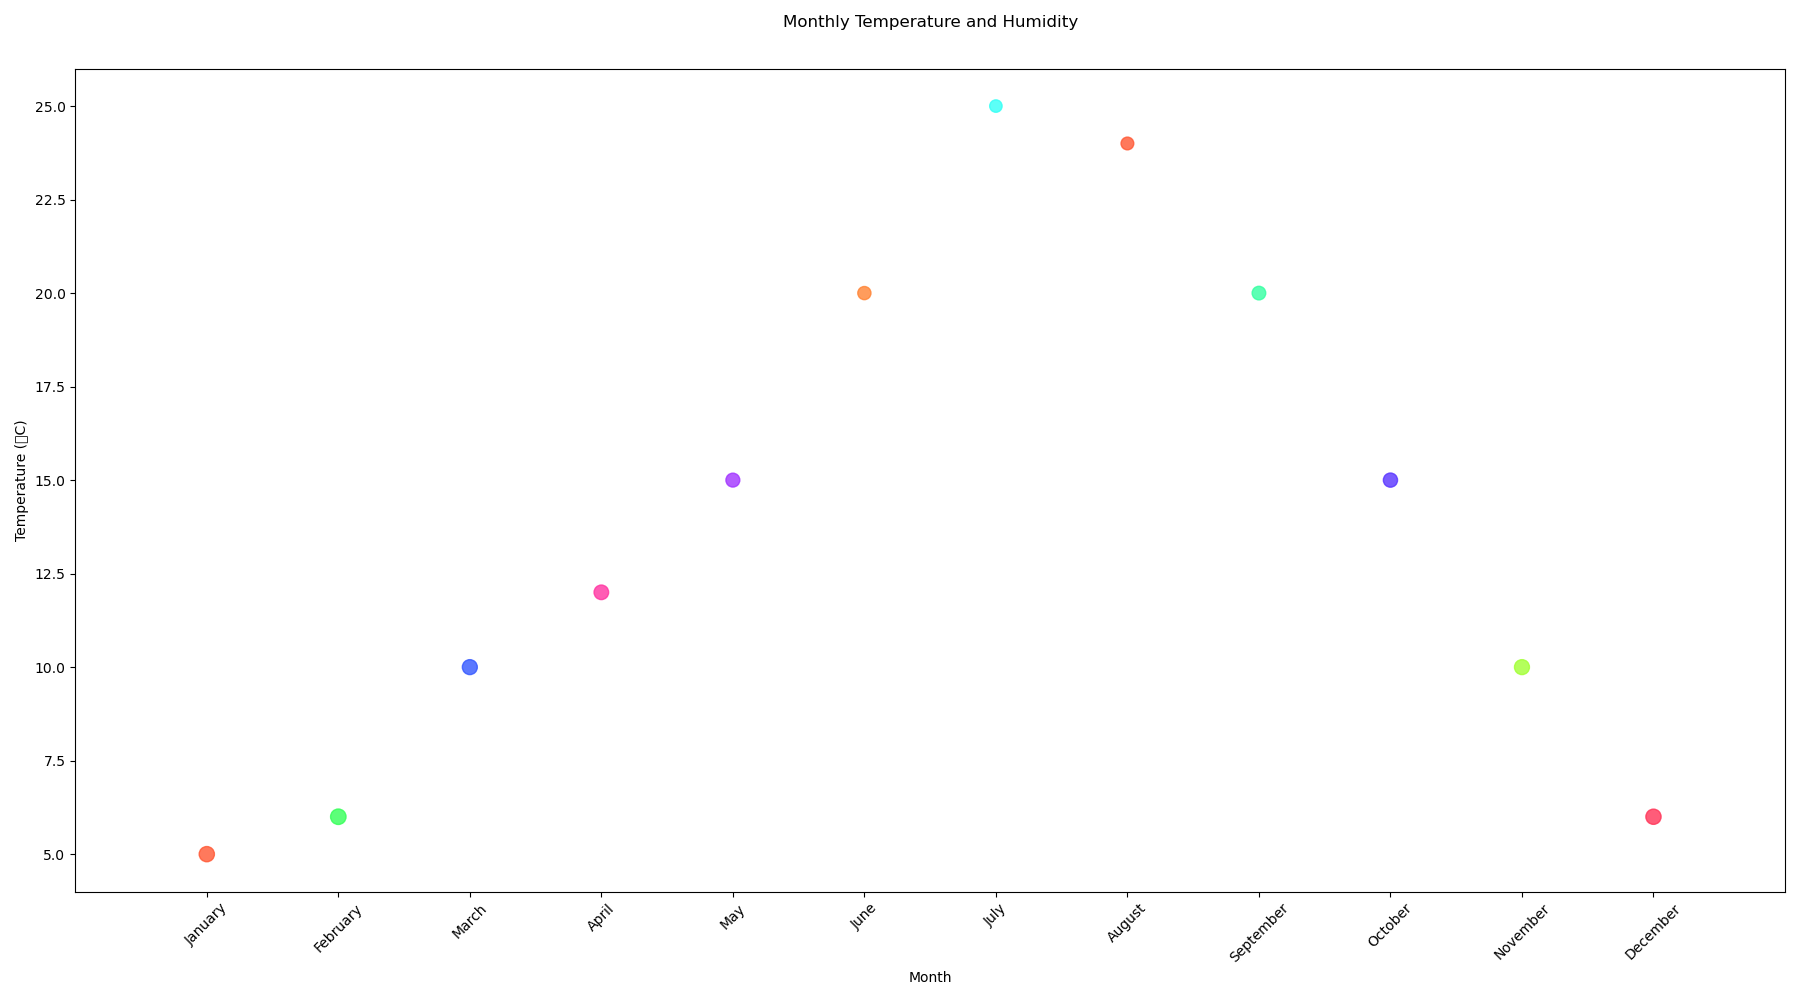

This chart was generated by the following Python code:

import matplotlib.pyplot as plt

months = ['January', 'February', 'March', 'April', 'May', 'June', 
          'July', 'August', 'September', 'October', 'November', 'December']
temperature = [5, 6, 10, 12, 15, 20, 25, 24, 20, 15, 10, 6]
humidity = [60, 62, 58, 55, 50, 45, 40, 42, 48, 52, 58, 60]

month_numbers = [i+1 for i, _ in enumerate(months)]

plt.figure(figsize=(18, 10))
plt.scatter(month_numbers, temperature, c=['#FF5733', '#33FF57', '#3357FF', '#FF33A1', 
                                           '#A133FF', '#FF8333', '#33FFF5', '#FF5733', 
                                           '#33FFA1', '#5733FF', '#A1FF33', '#FF3357'],
            s=[h*2 for h in humidity], alpha=0.8)

plt.xticks(month_numbers, months, rotation=45)
plt.xlabel('Month')
plt.ylabel('Temperature (°C)')
plt.title('Monthly Temperature and Humidity', pad=30)
plt.xlim(0, 13)

plt.tight_layout()
plt.show()
